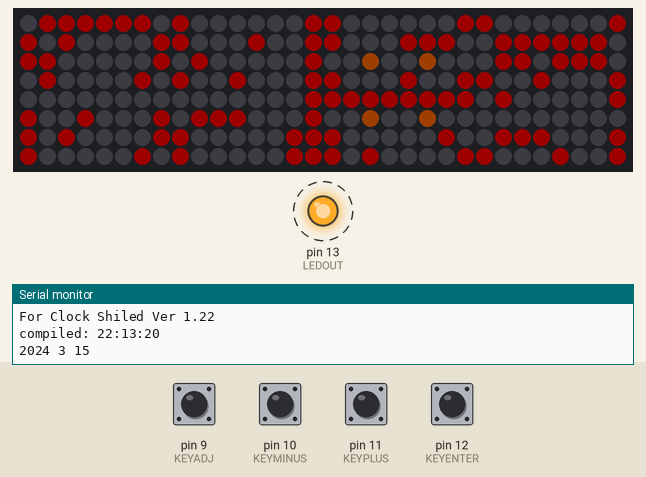
Simulated run of this sketch. Board: Arduino Uno, built with avr-gcc and run on an emulated ATmega328P. Shown: 32×8 RGB LED matrix (first LED top left, wired row by row), output pins drawn as LEDs (lit = HIGH), the last lines printed to the serial monitor. Dashed ring = blinking. Inputs (shaded band) come from the test bench; at power-on: pin 9 (KEYADJ), pin 10 (KEYMINUS), pin 11 (KEYPLUS), pin 12 (KEYENTER) HIGH. Dim RGB values are drawn brighter than linear; the local clock reads 2024-03-15 10:24:30 at power-on unless the sketch sets it.

Above: at 0.97 s.
1.4 s: pin 10 (KEYMINUS) pulled LOW for 0.15 s
At 1.67 s:
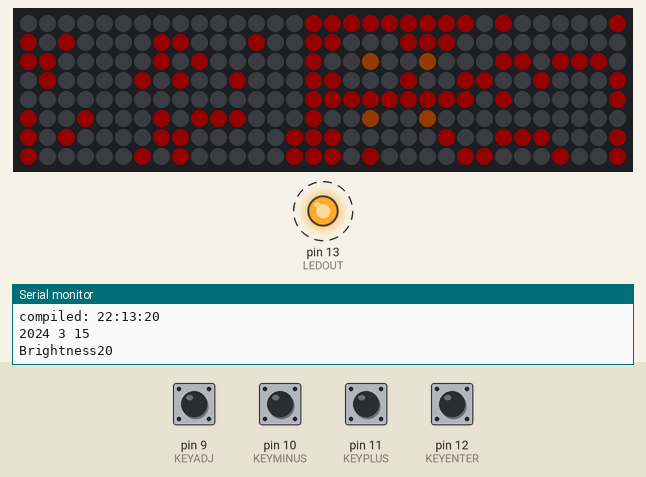
2.1 s: pin 11 (KEYPLUS) pulled LOW for 0.15 s
At 2.79 s:
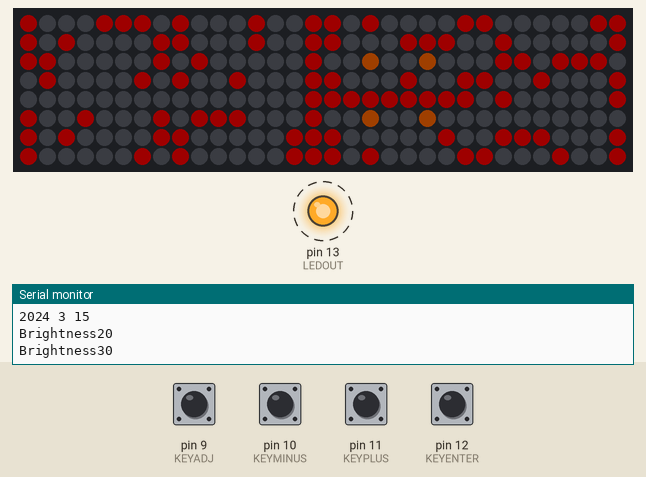
2.8 s: pin 9 (KEYADJ) pulled LOW for 0.15 s
3.5 s: pin 12 (KEYENTER) pulled LOW for 0.15 s
4.2 s: pin 9 (KEYADJ) pulled LOW for 1 s
At 4.99 s:
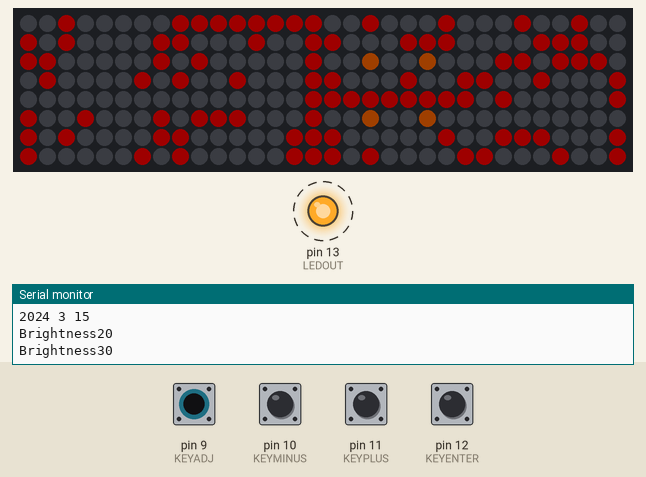
5.8 s: pin 11 (KEYPLUS) pulled LOW for 1 s
At 40.99 s:
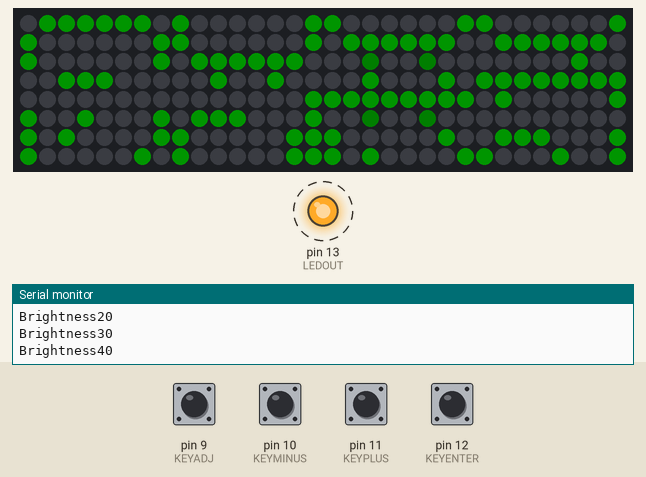
Timing chart, 0 to 41.6 s (numbered marks = the images above; inputs shaded):
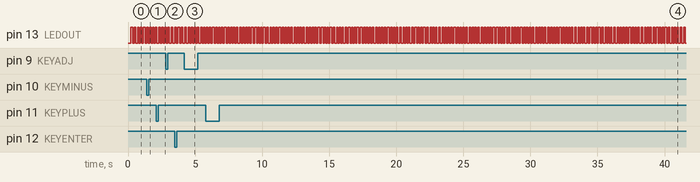

The sketch:

ArduinoClock.ino
```cpp
#include <ThreeWire.h>
#include <RtcDS1302.h>
#include <FastLED.h>

const int RCE = 2;      // RST
const int RDAT = 3;     // DAT
const int RCLK = 4;     // CLK
const int LED_DATA  = 8; // LED SINGAL
const int KEYADJ    = 9;  // ADJ KEY
const int KEYMINUS  = 10; // - KEY
const int KEYPLUS   = 11; // + KEY
const int KEYENTER  = 12; // ENTER KEY
const int LEDOUT    = 13; // LED

ThreeWire RtcWire(RDAT, RCLK, RCE);
RtcDS1302<ThreeWire> Rtc(RtcWire);
const uint32_t RTCPOLLTM  = 100;       //100msに一度RTCから読み出し

RtcDateTime NTime, LTime;      // 調整用、現時刻、表示時間
uint8_t AdjHour;
uint8_t AdjMin;
uint8_t AdjSec;
uint8_t CompileYear;

uint32_t LMillis;

#define LED_WIDTH   32
#define LED_LINEWIDTH  5
#define LED_HEIGHT  8
#define NUM_LEDS    (LED_WIDTH * LED_HEIGHT)    // 横32 * 8縦

typedef struct {
  uint8_t data[LED_HEIGHT];
} TSeg;

#define  SEG_MAX    6
#ifdef ARDUINO
TSeg    TImage[SEG_MAX];
TSeg    NImage[SEG_MAX];
uint8_t ImageShiftCount[SEG_MAX];
#else
TSeg    TImage[65535];
TSeg    NImage[65535];
#endif

CRGB    NLeds[NUM_LEDS];	     // Led Color 情報

CRGB 	SetColor;                 // 時分秒色
CRGB 	SetColColor;              // コロン色
CRGB  CurrentColor;

bool    BlinkFlag;
uint8_t Brightness = 30;      //初期値は30で使用

uint8_t ColorMode   = 0;

uint8_t LKeyBits;
#define SEG_MAX 6
#define PT_SECL 5
#define PT_SECH 4
#define PT_MINL 3
#define PT_MINH 2
#define PT_HOURL 1
#define PT_HOURH 0


#define ADJ_OFF     0
#define ADJ_HOUR    1
#define ADJ_MIN     2
#define ADJ_SEC     3
uint8_t AdjustMode  = ADJ_OFF;


CRGB colorList[] = {
  CRGB::White,    //0
  CRGB::Red,      //1
  CRGB::Green,    //2
  CRGB::Blue,     //3
  CRGB::Yellow,   //4
  CRGB::Cyan,     //5
  CRGB::Magenta,    //6
  CRGB::Orange,   //7
  CRGB::Purple,   //8
  CRGB::Pink,   //9
  CRGB::Lime,   //10
  CRGB::Teal,   //11
  CRGB::Violet,   //12
  CRGB::Brown,    //13
  CRGB::Gray,      //14
  CRGB::DarkOrange  //15
};

#define FontArray(a,b,c,d,e,f,g,h) { a, b, c, d, e, f, g, h }
/* *********************** */
/* フォントデータ　         */
/* *********************** */
const TSeg MonoFontTable[] = {
    //       0     1    2    3    4    5    6   7
  FontArray(0x0E,0x11,0x11,0x11,0x11,0x11,0x11,0x0E), // 0
  FontArray(0x04,0x0C,0x04,0x04,0x04,0x04,0x04,0x0E), // 1
  FontArray(0x0E,0x11,0x01,0x01,0x02,0x04,0x08,0x1F), // 2
  FontArray(0x0E,0x11,0x01,0x0E,0x01,0x01,0x11,0x0E), // 3
  FontArray(0x02,0x06,0x0A,0x12,0x12,0x1F,0x02,0x02), // 4
  FontArray(0x1F,0x10,0x10,0x1E,0x01,0x01,0x11,0x0E), // 5
  FontArray(0x0E,0x10,0x10,0x1E,0x11,0x11,0x11,0x0E), // 6
  FontArray(0x1F,0x01,0x01,0x02,0x02,0x04,0x04,0x04), // 7
  FontArray(0x0E,0x11,0x11,0x0E,0x11,0x11,0x11,0x0E), // 8
  FontArray(0x0E,0x11,0x11,0x0F,0x01,0x01,0x11,0x0E), // 9
  FontArray(0x00,0x00,0x00,0x00,0x00,0x00,0x00,0x00), // A 消灯
};

/* ****************************************************** */
/* * 現時刻 Printf確認                                    */
/* ****************************************************** */
void PrintDateTime(const RtcDateTime& data)
{
  char datestring[3+3+3+1];

  snprintf_P(datestring,
             sizeof(datestring),
             PSTR("%02u:%02u:%02u"), data.Hour(), data.Minute(), data.Second());
  Serial.println(datestring);
}
/* ****************************************************** */
/* * 列ジグザグ（偶数列は下→上、奇数列は上→下）            */
/* ****************************************************** */
int xyToIndex(int col, int y) {
  // 列ジグザグ（偶数列は下→上、奇数列は上→下）
  return (col % 2 == 0)
    ? col * LED_HEIGHT + (LED_HEIGHT - 1 - y)
    : col * LED_HEIGHT + y;
}

/* ****************************************************** */
/* * 5x8 グリフ描画                                       */
/* ****************************************************** */
void draw5x8Glyph(const uint8_t glyph[8], int base_col, const CRGB &on)
{
  for (int y = 0; y < LED_HEIGHT; y++)
  {
    uint8_t row = glyph[y];
    for (int x = 0; x < LED_LINEWIDTH; x++)
    {
      bool isOn = (row >> (4 - x)) & 0x01;
      int real_col = base_col + (4 - x);
      NLeds[xyToIndex(real_col, y)] = isOn ? on : CRGB::Black;
    }
  }
}
/* ****************************************************** */
/* * コロン（縦1列）描画：y==2,5 を点灯                    */
/* ****************************************************** */
void drawColonColumn(int col, const CRGB& dotColor)
{
  for (int y = 0; y < LED_HEIGHT; y++)
  {
    NLeds[xyToIndex(col, y)] = ((y == 2 || y == 5)) ? dotColor : CRGB::Black;
  }
}
/* ****************************************************** */
/* * Led Image BitSet                                     */
/* ****************************************************** */
void showTimeFromNImage()
{
  FastLED.clear(); // 全クリア

  int col = 0; // 列0からスタート (左端)

  CurrentColor = colorList[ColorMode];

  if(CurrentColor.g >= 128)
  {
    SetColColor = CRGB(
      CurrentColor.r,                            // Rそのまま
      constrain(CurrentColor.g - 100, 0, 255),   // Gに-100（255でクリップ）
      CurrentColor.b                             // Bそのまま
    );
  }else{
    SetColColor = CRGB(
      CurrentColor.r,                            // Rそのまま
      constrain(CurrentColor.g + 100, 0, 255),   // Gに+100（255でクリップ）
      CurrentColor.b                             // Bそのまま
    );
  }

  SetColor = CRGB(
  constrain(CurrentColor.r , 0, 255),
  constrain(CurrentColor.g , 0, 255),
  constrain(CurrentColor.b , 0, 255)
  );

    // ==== 秒下位 NImage[5] ====
    draw5x8Glyph(NImage[PT_SECL].data, col, SetColor);
    col += 5;

    // ==== 秒上位 NImage[4] ====
    draw5x8Glyph(NImage[PT_SECH].data, col, SetColor);
    col += 5;

    // ==== コロン（列10） ====
    drawColonColumn(col, SetColColor );
    col += 1;

    // ==== 分下位 NImage[3] ====
    draw5x8Glyph(NImage[PT_MINL].data, col, SetColor);
    col += 5;

    // ==== 分上位 NImage[2] ====
    draw5x8Glyph(NImage[PT_MINH].data, col, SetColor);
    col += 5;

    // ==== コロン（列21） ====
    drawColonColumn(col, SetColColor );
    col += 1;

    // ==== 時下位 NImage[1] ====
    draw5x8Glyph(NImage[PT_HOURL].data, col, SetColor );
    col += 5;

    // ==== 時上位 NImage[0] ====
    draw5x8Glyph(NImage[PT_HOURH].data, col, SetColor );

    FastLED.setBrightness(Brightness);
    FastLED.show(); // 最後に一括出力
}
/*******************************************/
/*   SSSS                                  */
/*  SS  SS            tt                   */
/*  SS       eeee   tttttt  uu  uu  ppppp  */
/*   SSSS   ee  ee    tt    uu  uu  pp  pp */
/*      SS  eeeeee    tt    uu  uu  pp  pp */
/*  SS  SS  ee        tt    uu  uu  ppppp  */
/*   SSSS    eeee      ttt   uuuuu  pp     */
/*                                  pp     */
/*******************************************/
void setup()
{
  Serial.begin(9600);
  pinMode(KEYADJ   ,  INPUT_PULLUP);
  pinMode(KEYMINUS , INPUT_PULLUP);
  pinMode(KEYPLUS  , INPUT_PULLUP);
  pinMode(KEYENTER , INPUT_PULLUP);
  pinMode(LEDOUT   , OUTPUT);

  int i = 0;
  while (!Serial) {
    i++;
    if(i >= 10000) break;
    ; // シリアルポートが開くのを待つ
  }
  delay(100);
  Serial.println("For Clock Shiled Ver 1.22");


  Serial.print("compiled: ");
  Serial.println(__TIME__);
  Rtc.Begin();

  RtcDateTime compiled = RtcDateTime("Jan 1 2025", __TIME__);     // コンパイルした日として2025/1/1とする。

  Rtc.SetIsWriteProtected(false);
  Rtc.SetIsRunning(true);
  LMillis = millis();
  RtcDateTime now = Rtc.GetDateTime();
  if (now < compiled) {
    Rtc.SetDateTime(compiled);
  }
  Serial.print(now.Year());
  Serial.print(" ");
  Serial.print(now.Month());
  Serial.print(" ");
  Serial.println(now.Day());

  memset(NLeds,0,sizeof(NLeds));

  FastLED.addLeds<WS2812, LED_DATA, GRB>(NLeds, NUM_LEDS);
  FastLED.setBrightness(Brightness);
  FastLED.clear();
  FastLED.show();
}


void NImageCopy(void)
{
  for(int i= 0 ; i < SEG_MAX ; i ++)
  {
    if( memcmp (&TImage[i],&NImage[i],sizeof(NImage[0])) != 0)
    {
        if(ImageShiftCount[i] == 0) continue;
        for (int j = 7; j > 0; j--)
        {
            NImage[i].data[j] = NImage[i].data[j-1];
        }
        NImage[i].data[0] = TImage[i].data[ImageShiftCount[i]-1];
       if(ImageShiftCount[i])ImageShiftCount[i]--;
    }
  }
}

void NImageAllCopy(void)
{
  for(int i= 0 ; i < SEG_MAX ; i ++)
  {
    memcpy(&NImage[i], &TImage[i], sizeof(NImage[0]));
    ImageShiftCount[i] = 0;
  }
}
/***************************/
/* KEY UP    ***************/
/***************************/
void KeyUp(void)
{
      switch(AdjustMode)
      {
          case ADJ_HOUR:
                  BlinkFlag   = true;
                  AdjHour ++;
                  if(AdjHour >= 24) AdjHour = 0;
                  break;
          case ADJ_MIN:
                  BlinkFlag   = true;
                  AdjMin ++;
                  if(AdjMin >= 60) AdjMin = 0;
                  break;
          case ADJ_SEC:
                  BlinkFlag   = true;
                  AdjSec ++;
                  if(AdjSec >= 60) AdjSec = 0;
                  break;
          default:
                  if( Brightness <  10 ) Brightness = 10;
                  else                   Brightness +=  10;
                  if( Brightness >= 50 ) Brightness = 50;
       }
   Serial.print("Brightness");
   Serial.println(Brightness);
}
/***************************/
/* KEY DOWN  ***************/
/***************************/
void KeyDown(void)
{
    switch(AdjustMode)
    {
          case ADJ_HOUR:
                  BlinkFlag   = true;
                  AdjHour --;
                  if(AdjHour >= 24) AdjHour = 23;
                  break;
          case ADJ_MIN:
                  BlinkFlag   = true;
                  AdjMin --;
                  if(AdjMin >= 60) AdjMin = 59;
                  break;
          case ADJ_SEC:
                  BlinkFlag   = true;
                  AdjSec --;
                  if(AdjSec >= 60) AdjSec = 59;
                  break;
          default:
                  if( Brightness <=  10 ) Brightness = 1;
                  else
                  if( Brightness >   50) Brightness = 50;
                  else                   Brightness -= 10;
     }
   Serial.print("Brightness");
   Serial.println(Brightness);
}
/***************************/
/*  KK  KK                 */
/*  KK KK                  */
/*  KKKK     eeee   yy  yy */
/*  KKK     ee  ee  yy  yy */
/*  KKKK    eeeeee  yy  yy */
/*  KK KK   ee       yyyyy */
/*  KK  KK   eeee      yy  */
/*                  yyyy   */
/***************************/
void Key(void)
{
  uint8_t KeyBits1 = 0;

  KeyBits1 |= (digitalRead(KEYADJ)    == LOW ? 1 : 0) << 3;
  KeyBits1 |= (digitalRead(KEYMINUS)  == LOW ? 1 : 0) << 2;
  KeyBits1 |= (digitalRead(KEYPLUS)   == LOW ? 1 : 0) << 1;
  KeyBits1 |= (digitalRead(KEYENTER)  == LOW ? 1 : 0) << 0;

  delay(10);

  uint8_t KeyBits2 = 0;

  KeyBits2 |= (digitalRead(KEYADJ)    == LOW ? 1 : 0) << 3;
  KeyBits2 |= (digitalRead(KEYMINUS)  == LOW ? 1 : 0) << 2;
  KeyBits2 |= (digitalRead(KEYPLUS)   == LOW ? 1 : 0) << 1;
  KeyBits2 |= (digitalRead(KEYENTER)  == LOW ? 1 : 0) << 0;

  if(KeyBits1 != KeyBits2) return;

  if(LKeyBits != 0)
  {
      LKeyBits = KeyBits1;
      return;
  }

  LKeyBits = KeyBits1;
  if( KeyBits1 == 0x01 )
  {
      if( AdjustMode == ADJ_HOUR )
      {
        AdjustMode++;
      }else
      if( AdjustMode == ADJ_MIN )
      {
        AdjustMode++;
      }else
      if( AdjustMode == ADJ_SEC )
      {
        NTime = RtcDateTime(2025, 01, 02,AdjHour, AdjMin, AdjSec);      //日付を1/2にして、コンパイルした時間に戻るを防ぐ。
        Rtc.SetDateTime(NTime);
        AdjustMode = 0;
      }else{
          AdjustMode = 0;
      }
  }else
  if( KeyBits1 == 0x02 )
  {   /* + KEYの処理　*/
      KeyUp();
  }else
  if( KeyBits1 == 0x04 )
  {
      KeyDown();
  }else
  if( KeyBits1 == 0x08 )
  {
      AdjustMode++;
      if( AdjustMode == ADJ_HOUR )
      {
        AdjHour = NTime.Hour();
        AdjMin  = NTime.Minute();
        AdjSec  = NTime.Second();
      }else
      if( AdjustMode  )
      {
          AdjustMode = 0;
      }
  }
}
/*******************************************************************/
/*  MM   MM                         LL                             */
/*  MMM MMM           ii            LL                             */
/*  MMMMMMM  aaaa           nnnnn   LL       oooo    oooo   ppppp  */
/*  MM M MM     aa   iii    nn  nn  LL      oo  oo  oo  oo  pp  pp */
/*  MM   MM  aaaaa    ii    nn  nn  LL      oo  oo  oo  oo  pp  pp */
/*  MM   MM aa  aa    ii    nn  nn  LL      oo  oo  oo  oo  ppppp  */
/*  MM   MM  aaaaa   iiii   nn  nn  LLLLLL   oooo    oooo   pp     */
/*******************************************************************/
void loop()
{
  delay(40);  // five Second

  if( (uint32_t)millis() >= uint32_t(LMillis+RTCPOLLTM))
  {
     BlinkFlag = !BlinkFlag;
     LMillis   =  millis();
     NTime = Rtc.GetDateTime();
//   PrintDateTime(NTime);
  }
  digitalWrite(LEDOUT,BlinkFlag);
  Key();
  if(AdjustMode == ADJ_HOUR)
  {
      if(BlinkFlag == false)
      {
        TImage[PT_HOURH] = MonoFontTable[0x0a];
        TImage[PT_HOURL] = MonoFontTable[0x0a];
      }
     else
      {
          if(AdjHour / 10)
          {
            TImage[PT_HOURH] = MonoFontTable[AdjHour / 10];
          }else{
            TImage[PT_HOURH] = MonoFontTable[0x0a];
          }
          TImage[PT_HOURL] =   MonoFontTable[AdjHour  % 10];
      }
      TImage[PT_MINH] =   MonoFontTable[AdjMin / 10];
      TImage[PT_MINL] =   MonoFontTable[AdjMin % 10];

      TImage[PT_SECH] =   MonoFontTable[AdjSec / 10];
      TImage[PT_SECL] =   MonoFontTable[AdjSec % 10];

      memset(ImageShiftCount,0x08,sizeof(ImageShiftCount));

      NImageAllCopy();
      showTimeFromNImage();
      return;
  }else
  if(AdjustMode == ADJ_MIN)
  {
      if(AdjHour / 10)
      {
        TImage[PT_HOURH] = MonoFontTable[AdjHour / 10];
      }else{
        TImage[PT_HOURH] = MonoFontTable[0x0a];
      }
      TImage[PT_HOURL] =   MonoFontTable[AdjHour  % 10];

      if(BlinkFlag == false)
      {
        TImage[PT_MINH] = MonoFontTable[0x0a];
        TImage[PT_MINL] = MonoFontTable[0x0a];
      }else{
        TImage[PT_MINH] =   MonoFontTable[AdjMin / 10];
        TImage[PT_MINL] =   MonoFontTable[AdjMin % 10];
      }
      TImage[PT_SECH] =   MonoFontTable[AdjSec / 10];
      TImage[PT_SECL] =   MonoFontTable[AdjSec % 10];

      memset(ImageShiftCount,0x08,sizeof(ImageShiftCount));

      NImageAllCopy();
      showTimeFromNImage();
      return;
  }else
  if(AdjustMode == ADJ_SEC)
  {
      if(AdjHour / 10)
      {
        TImage[PT_HOURH] = MonoFontTable[AdjHour / 10];
      }else{
        TImage[PT_HOURH] = MonoFontTable[0x0a];
      }
      TImage[PT_HOURL] =   MonoFontTable[AdjHour  % 10];

      TImage[PT_MINH] =   MonoFontTable[AdjMin / 10];
      TImage[PT_MINL] =   MonoFontTable[AdjMin % 10];

      if(BlinkFlag == false)
      {
        TImage[PT_SECH] = MonoFontTable[0x0a];
        TImage[PT_SECL] = MonoFontTable[0x0a];
      }else{
        TImage[PT_SECH] =   MonoFontTable[AdjSec / 10];
        TImage[PT_SECL] =   MonoFontTable[AdjSec % 10];
      }
      memset(ImageShiftCount,0x08,sizeof(ImageShiftCount));

      NImageAllCopy();
      showTimeFromNImage();
      return;
  }else
  if (memcmp(&NTime,&LTime,sizeof(NTime)) != 0)
  {
        if(LTime.Minute() != NTime.Minute())
        {
          ColorMode++;
          ColorMode &= 0x0f;
      }
      memcpy(&LTime,&NTime,sizeof(LTime));

      if(LTime.Hour() / 10)
      {
        TImage[PT_HOURH] = MonoFontTable[LTime.Hour() / 10];
      }else{
        TImage[PT_HOURH] = MonoFontTable[0x0a];
      }
      TImage[PT_HOURL] =   MonoFontTable[LTime.Hour()  % 10];

      TImage[PT_MINH] =   MonoFontTable[LTime.Minute() / 10];
      TImage[PT_MINL] =   MonoFontTable[LTime.Minute() % 10];

      TImage[PT_SECH] =   MonoFontTable[LTime.Second() / 10];
      TImage[PT_SECL] =   MonoFontTable[LTime.Second() % 10];
      memset(ImageShiftCount,0x08,sizeof(ImageShiftCount));
    }
#ifdef ARDUINO
    if(memcmp(&TImage,&NImage,sizeof(TImage)) != 0)
    {
        NImageCopy();
        showTimeFromNImage();
    }
#endif
}
/***************************/
/*  EEEEEE                 */
/*  EE                  dd */
/*  EE      nnnnn       dd */
/*  EEEE    nn  nn   ddddd */
/*  EE      nn  nn  dd  dd */
/*  EE      nn  nn  dd  dd */
/*  EEEEEE  nn  nn   ddddd */
/*                         */
/***************************/
```

Measured:
- after the input at 4.2 s, the LEDs: first change at once (image 3 shows a later state)
- by itself, pin 13 (LEDOUT): alternates HIGH for 0.10 s and LOW for 0.10 s
- what the display in image 4 shows lasts 0.6 s, from 40.5 s to 41.1 s
